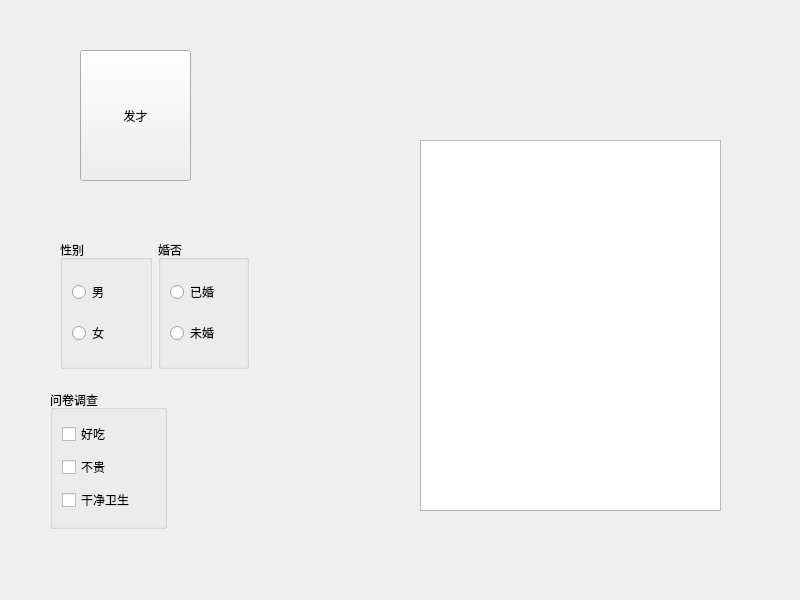
<?xml version="1.0" encoding="UTF-8"?>
<ui version="4.0">
 <class>Widget</class>
 <widget class="QWidget" name="Widget">
  <property name="geometry">
   <rect>
    <x>0</x>
    <y>0</y>
    <width>800</width>
    <height>600</height>
   </rect>
  </property>
  <property name="windowTitle">
   <string>Widget</string>
  </property>
  <widget class="QToolButton" name="toolButton">
   <property name="geometry">
    <rect>
     <x>80</x>
     <y>50</y>
     <width>111</width>
     <height>131</height>
    </rect>
   </property>
   <property name="text">
    <string>发才</string>
   </property>
   <property name="icon">
    <iconset resource="src.qrc">
     <normaloff>:/github/v2-ce9977b06ef6847a62f849921d618735_1440w.webp</normaloff>:/github/v2-ce9977b06ef6847a62f849921d618735_1440w.webp</iconset>
   </property>
   <property name="iconSize">
    <size>
     <width>40</width>
     <height>40</height>
    </size>
   </property>
   <property name="toolButtonStyle">
    <enum>Qt::ToolButtonTextBesideIcon</enum>
   </property>
  </widget>
  <widget class="QWidget" name="widget" native="true">
   <property name="geometry">
    <rect>
     <x>60</x>
     <y>240</y>
     <width>189</width>
     <height>129</height>
    </rect>
   </property>
   <layout class="QHBoxLayout" name="horizontalLayout">
    <item>
     <widget class="QGroupBox" name="groupBox">
      <property name="title">
       <string>性别</string>
      </property>
      <layout class="QVBoxLayout" name="verticalLayout_2">
       <item>
        <widget class="QRadioButton" name="radioButtonMan">
         <property name="text">
          <string>男</string>
         </property>
        </widget>
       </item>
       <item>
        <widget class="QRadioButton" name="radioButtonWomen">
         <property name="text">
          <string>女</string>
         </property>
        </widget>
       </item>
      </layout>
     </widget>
    </item>
    <item>
     <widget class="QGroupBox" name="groupBox_2">
      <property name="title">
       <string>婚否</string>
      </property>
      <layout class="QVBoxLayout" name="verticalLayout">
       <item>
        <widget class="QRadioButton" name="radioButton_3">
         <property name="text">
          <string>已婚</string>
         </property>
        </widget>
       </item>
       <item>
        <widget class="QRadioButton" name="radioButton_4">
         <property name="text">
          <string>未婚</string>
         </property>
        </widget>
       </item>
      </layout>
     </widget>
    </item>
   </layout>
  </widget>
  <widget class="QGroupBox" name="groupBox_3">
   <property name="geometry">
    <rect>
     <x>50</x>
     <y>390</y>
     <width>117</width>
     <height>139</height>
    </rect>
   </property>
   <property name="title">
    <string>问卷调查</string>
   </property>
   <layout class="QVBoxLayout" name="verticalLayout_3">
    <item>
     <widget class="QCheckBox" name="checkBox">
      <property name="text">
       <string>好吃</string>
      </property>
     </widget>
    </item>
    <item>
     <widget class="QCheckBox" name="checkBox_2">
      <property name="text">
       <string>不贵</string>
      </property>
     </widget>
    </item>
    <item>
     <widget class="QCheckBox" name="checkBoxClear">
      <property name="text">
       <string>干净卫生</string>
      </property>
      <property name="tristate">
       <bool>true</bool>
      </property>
     </widget>
    </item>
   </layout>
  </widget>
  <widget class="QListWidget" name="listWidget">
   <property name="geometry">
    <rect>
     <x>420</x>
     <y>140</y>
     <width>301</width>
     <height>371</height>
    </rect>
   </property>
  </widget>
 </widget>
 <resources>
  <include location="src.qrc"/>
 </resources>
 <connections/>
</ui>
